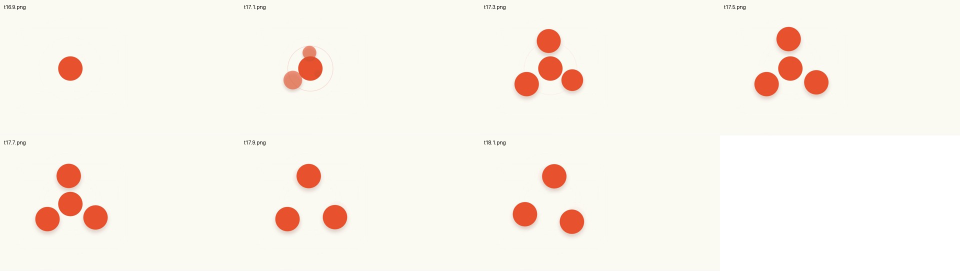
#> input picture scripts/qa/verify_unmerge/artifacts/pipon-unmerge-before.jpg, 1920 x 542 px, given in place of t16.90.png, which was not available (shown at 1/2 size)
$ python verify_unmerge.py artifacts/pipon-unmerge-before.jpg
#> lines starting #> are read from the running program, lines starting #| are printed output that depends on the picture; after the words box and inside, x2 and y2 are one past the last pixel; in counts of white or black regions, pixels touching at a corner belong together
"""Verify the story hero shows exactly THREE pips through the un-merge beat."""
import subprocess
import os
import sys
import numpy as np
from PIL import Image
from scipy import ndimage

VIDEO = sys.argv[1] if len(sys.argv) > 1 else "/workspace/pipon/public/pips-story.mp4"
OUT = "/tmp/unmerge_final_" + os.path.basename(VIDEO).replace(".mp4", "")
TIMES = [16.9, 17.0, 17.1, 17.2, 17.3, 17.5, 17.7, 17.9, 18.5]
os.makedirs(OUT, exist_ok=True)


def orange_components(path):
    im = np.asarray(Image.open(path).convert("RGB")).astype(int)
    r, g, b = im[:, :, 0], im[:, :, 1], im[:, :, 2]
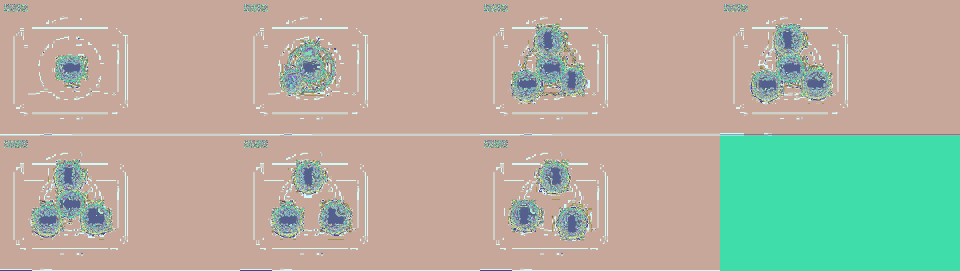
#> r: shape (542, 1920) int64 (shown at 1/2 size); 213 distinct labels, from 1 to 255; one colour per label, 0 black
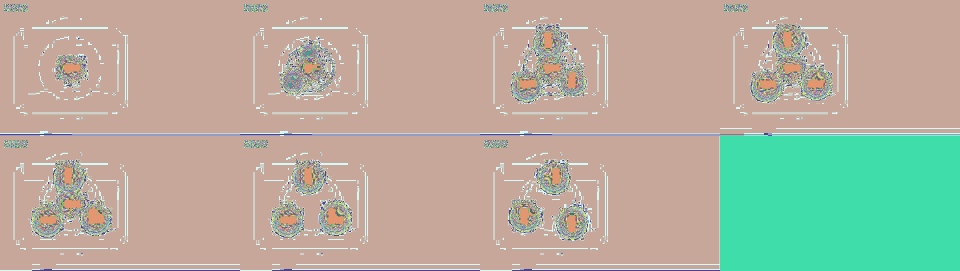
#> g: shape (542, 1920) int64 (shown at 1/2 size); 249 distinct labels, from 1 to 255; one colour per label, 0 black
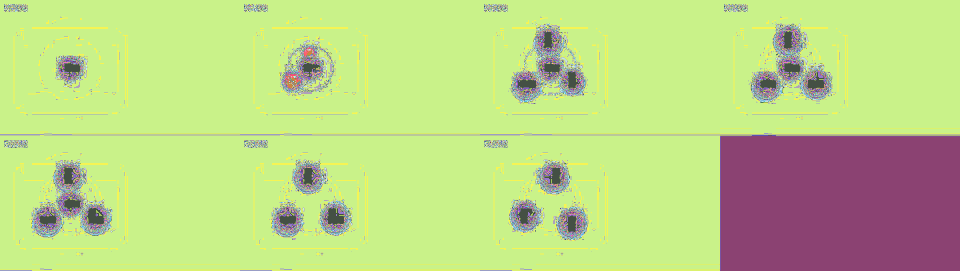
#> b: shape (542, 1920) int64 (shown at 1/2 size); 255 distinct labels, from 0 to 255; one colour per label, 0 black
    # solid accent pips: strong red, clearly above g/b
    mask = (r > 190) & (r - g > 90) & (r - b > 90)
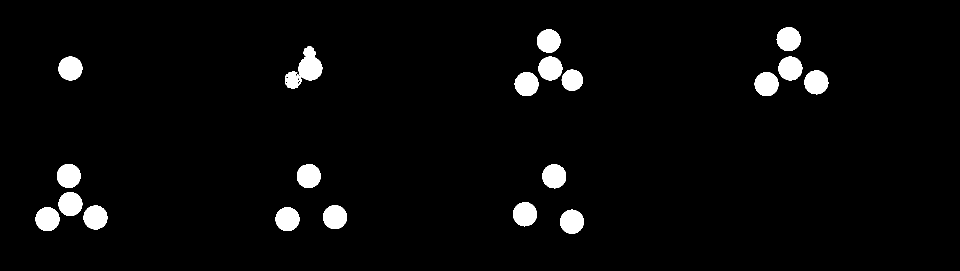
#> mask: shape (542, 1920) bool (shown at 1/2 size); 3.6% white; 20 white regions, largest, box (x1, y1, x2, y2) and area: (570, 93, 645, 177) 3006, (1026, 404, 1074, 453) 1834, (1120, 419, 1168, 468) 1831
    lab, n = ndimage.label(mask)
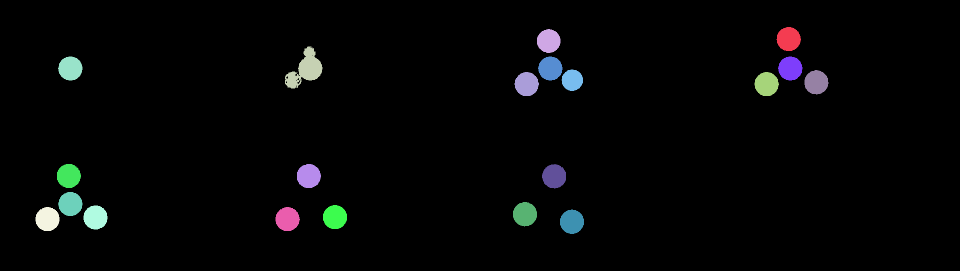
#> lab: shape (542, 1920) int32 (shown at 1/2 size); 22 distinct labels, from 0 to 21; one colour per label, 0 black
#> n = 21
    sizes = ndimage.sum(mask, lab, range(1, n + 1))
#> sizes = 21 values, max 3005 at index 2, min 1 at index 3, mean 1767
    big = int((sizes > 300).sum())
#> big = 20
    return big, sorted([int(s) for s in sizes if s > 300], reverse=True)


rows = []
for t in TIMES:
    p = os.path.join(OUT, "t%.2f.png" % t)
    subprocess.run(["ffmpeg", "-loglevel", "error", "-ss", str(t), "-i", VIDEO,
                    "-frames:v", "1", p, "-y"], check=True)
    big, sizes = orange_components(p)
#> big = 20; sizes = [3005, 1834, 1831, 1826, 1823, 1822, 1818, 1818, 1817, 1817, 1817, 1816, 1816, 1815, 1814, 1812, 1811, 1809, 1753, 1432]
    rows.append((t, big, sizes[:5]))
    print("t=%5.2fs  components=%d  sizes=%s" % (t, big, sizes[:5]))
#| t=16.90s  components=20  sizes=[3005, 1834, 1831, 1826, 1823]
#> pass 2 of the loop `for t in TIMES:`:
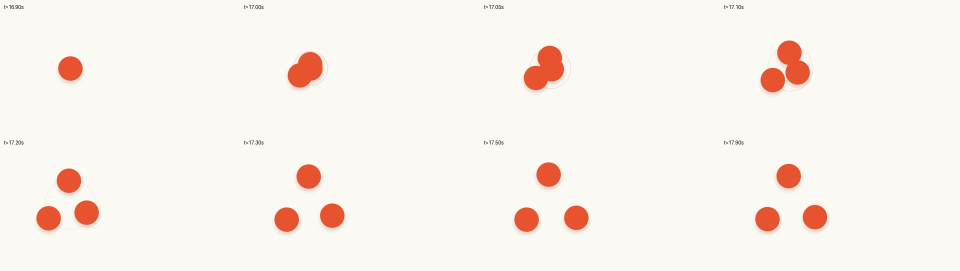
#> input picture scripts/qa/verify_unmerge/artifacts/pipon-unmerge-model2.jpg, 1920 x 542 px, given in place of t17.00.png, which was not available (shown at 1/2 size)
#> r: shape (542, 1920) int64; 221 distinct labels, from 3 to 255
#> g: shape (542, 1920) int64; 245 distinct labels, from 2 to 255
#> in orange_components (call 2), `r, g, b = im[:, :, 0], im[:, :, 1], im[:, :, 2]`:
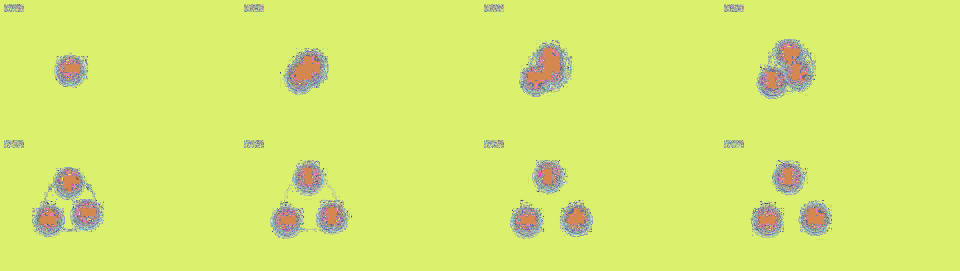
#> b: shape (542, 1920) int64 (shown at 1/2 size); 250 distinct labels, from 0 to 255; one colour per label, 0 black
#> mask: shape (542, 1920) bool; 3.6% white; 17 white regions, largest, box (x1, y1, x2, y2) and area: (1048, 92, 1128, 180) 4461, (1554, 82, 1620, 169) 3560, (576, 104, 645, 175) 3394
#> in orange_components (call 2), `lab, n = ndimage.label(mask)`:
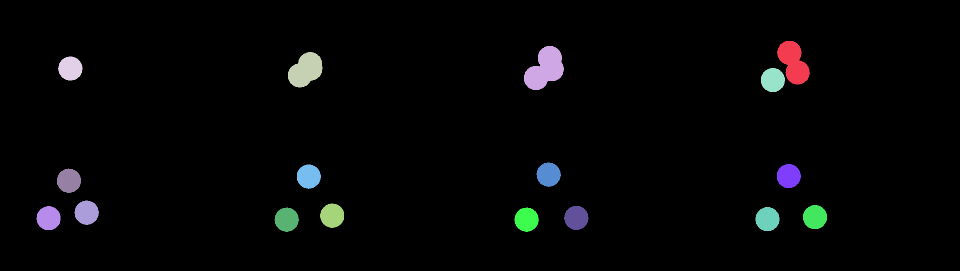
#> lab: shape (542, 1920) int32 (shown at 1/2 size); 18 distinct labels, from 0 to 17; one colour per label, 0 black
#> n = 17
#> in orange_components (call 2), `sizes = ndimage.sum(mask, lab, range(1, n + 1))`: sizes = 17 values, max 4461 at index 1, min 1819 at index 7, mean 2174.3
#> in orange_components (call 2), `big = int((sizes > 300).sum())`: big = 17
#> `big, sizes = orange_components(p)`: sizes = [4461, 3560, 3394, 1832, 1830, 1830, 1830, 1829, 1824, 1824, 1824, 1823, 1822, 1821, 1821, 1819, 1819]
#| t=17.00s  components=17  sizes=[4461, 3560, 3394, 1832, 1830]
#> (the run stopped early here; a loop or call above may not have finished)
